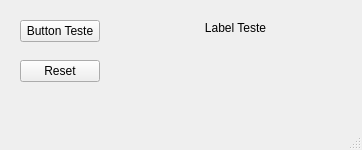
<?xml version="1.0" encoding="UTF-8"?>
<ui version="4.0">
 <class>MainWindow</class>
 <widget class="QMainWindow" name="MainWindow">
  <property name="geometry">
   <rect>
    <x>0</x>
    <y>0</y>
    <width>362</width>
    <height>150</height>
   </rect>
  </property>
  <property name="windowTitle">
   <string>MainWindow</string>
  </property>
  <widget class="QWidget" name="centralwidget">
   <widget class="QPushButton" name="pushButton">
    <property name="geometry">
     <rect>
      <x>20</x>
      <y>20</y>
      <width>80</width>
      <height>22</height>
     </rect>
    </property>
    <property name="text">
     <string>Button Teste</string>
    </property>
   </widget>
   <widget class="QLabel" name="label">
    <property name="geometry">
     <rect>
      <x>200</x>
      <y>20</y>
      <width>71</width>
      <height>16</height>
     </rect>
    </property>
    <property name="text">
     <string>Label Teste</string>
    </property>
    <property name="alignment">
     <set>Qt::AlignCenter</set>
    </property>
   </widget>
   <widget class="QPushButton" name="pushButton_2">
    <property name="geometry">
     <rect>
      <x>20</x>
      <y>60</y>
      <width>80</width>
      <height>22</height>
     </rect>
    </property>
    <property name="text">
     <string>Reset</string>
    </property>
   </widget>
  </widget>
  <widget class="QMenuBar" name="menubar">
   <property name="geometry">
    <rect>
     <x>0</x>
     <y>0</y>
     <width>362</width>
     <height>21</height>
    </rect>
   </property>
  </widget>
  <widget class="QStatusBar" name="statusbar"/>
 </widget>
 <resources/>
 <connections/>
</ui>
